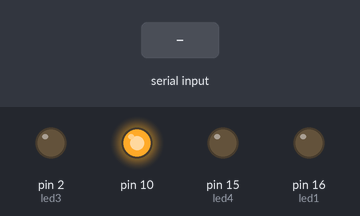
Simulated run of this sketch. Board: Arduino Uno, built with avr-gcc and run on an emulated ATmega328P. Shown: output pins drawn as LEDs (lit = HIGH). Dashed ring = blinking. The test bench sets the inputs (shaded band). What the sketch prints to the serial monitor is not drawn.

Above: at 1.2 s.
1.3 s: "C" received over Serial
At 2.61 s:
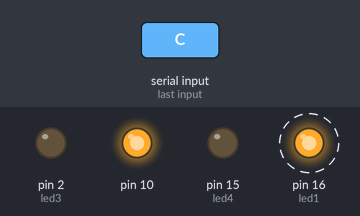
4.3 s: "G" received over Serial
At 6.5 s:
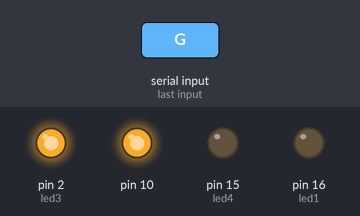
6.8 s: "A" received over Serial
At 8.9 s:
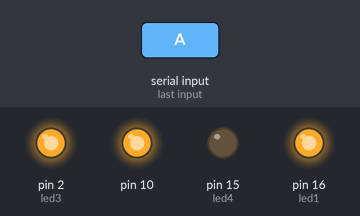
10.8 s: "B" received over Serial
At 12.6 s:
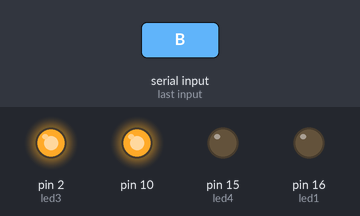
13.3 s: "H" received over Serial
At 14.7 s:
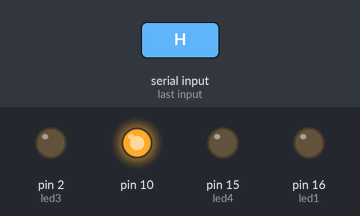
Timing chart, 0 to 16.3 s (numbered marks = the images above; inputs shaded):
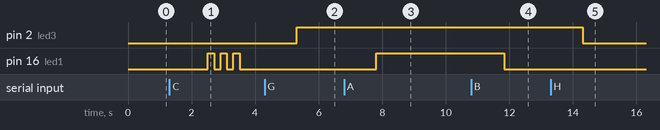

Measured:
- after the input at 1.3 s, pin 16 (led1): alternates HIGH for 0.20 s and LOW for 0.20 s, 6 changes in all, then stays LOW, starting after 1.2 s
- after the input at 4.3 s, pin 2 (led3): LOW → HIGH after 1.0 s
- after the input at 6.8 s, pin 16 (led1): LOW → HIGH after 1.0 s
- after the input at 10.8 s, pin 16 (led1): HIGH → LOW after 1.0 s
- after the input at 13.3 s, pin 2 (led3): HIGH → LOW after 1.0 s

The sketch:

CocoaNodeMCUServer.ino
```cpp
#include <SPI.h>
#include <MFRC522.h>

// PORTAS DO LEITOR RFID

//Pins para o NodeMCU (ver Arquivo DiagramaNodeMCU.docx)
#define SS_PIN 4   // Porta SDA
#define RST_PIN 5  // Porta RST

MFRC522 mfrc522(SS_PIN, RST_PIN);   // Create MFRC522 instance.

char st[20];

// LEDS. Somente 4 leds aqui por limitação de porta

const int led1 = 16; // Porta   D0
const int led2 = 0;  // Porta   D3
const int led3 = 02; // Porta   D4
const int led4 = 15;  // Porta   D8
// const int led5 = 9; // Porta   SD2
// const int led6 = 10; // Porta   SD3


void AcendeLed(int l)
{
  digitalWrite(l, 1);
  // server.send(200, "text/plain", "Acendendo led:" + String(l));
}

void ApagaLed(int l)
{
  digitalWrite(l, 0);
  // server.send(200, "text/plain", "Apagando led:" + String(l));
}
void PiscaLed(int l)
{
  // server.send(200, "text/plain", "Piscando led:" + String(l));

  digitalWrite(l, 0);
  delay(200);
  digitalWrite(l, 1);
  delay(200);
  digitalWrite(l, 0);
  delay(200);
  digitalWrite(l, 1);
  delay(200);
  digitalWrite(l, 0);
  delay(200);
  digitalWrite(l, 1);
  delay(200);
  digitalWrite(l, 0);
  delay(200);

}


// led1

void handleLed1Acende() {
  AcendeLed(led1);
  }

void handleLed1Apaga() {
  ApagaLed(led1);
    }

void handleLed1Pisca() {
  PiscaLed(led1);
  }

// led2

void handleLed2Acende() {
  AcendeLed(led2);
  }

void handleLed2Apaga() {
  ApagaLed(led2);
    }

void handleLed2Pisca() {
  PiscaLed(led2);
  }

// led3

void handleLed3Acende() {
  AcendeLed(led3);
  }

void handleLed3Apaga() {
  ApagaLed(led3);
    }

void handleLed3Pisca() {
  PiscaLed(led3);
  }

// led4

void handleLed4Acende() {
  AcendeLed(led4);
  }

void handleLed4Apaga() {
  ApagaLed(led4);
    }

void handleLed4Pisca() {
  PiscaLed(led4);
  }

// led5
/*
void handleLed5Acende() {
  AcendeLed(led5);
  }

void handleLed5Apaga() {
  ApagaLed(led5);
    }

void handleLed5Pisca() {
  PiscaLed(led5);
  }
*/
// led6
/*
void handleLed6Acende() {
  AcendeLed(led6);
  }

void handleLed6Apaga() {
  ApagaLed(led6);
    }

void handleLed6Pisca() {
  PiscaLed(led6);
  }
*/


void setup(void){


  // LEITOR RFID
  Serial.begin(9600);   // Inicia a serial
  SPI.begin();      // Inicia  SPI bus
  mfrc522.PCD_Init();   // Inicia MFRC522


  pinMode(led1, OUTPUT);
  pinMode(led2, OUTPUT);
  pinMode(led3, OUTPUT);
  pinMode(led4, OUTPUT);
  // pinMode(led5, OUTPUT);
  // pinMode(led6, OUTPUT);

  digitalWrite(led1, 0);
  digitalWrite(led2, 0);
  digitalWrite(led3, 0);
  digitalWrite(led4, 0);
  // digitalWrite(led5, 0);
  // digitalWrite(led6, 0);


/*
  server.on("/", handleRoot);

  // Led1
  server.on("/A", handleLed1Acende);
  server.on("/B", handleLed1Apaga);
  server.on("/C", handleLed1Pisca);

  // Led2
  server.on("/D", handleLed2Acende);
  server.on("/E", handleLed2Apaga);
  server.on("/F", handleLed2Pisca);

  // Led3
  server.on("/G", handleLed3Acende);
  server.on("/H", handleLed3Apaga);
  server.on("/I", handleLed3Pisca);

  // Led4
  server.on("/J", handleLed4Acende);
  server.on("/K", handleLed4Apaga);
  server.on("/L", handleLed4Pisca);

  // Led5
  /*
  server.on("/M", handleLed5Acende);
  server.on("/N", handleLed5Apaga);
  server.on("/O", handleLed5Pisca);
  */

  // Led6
  /*
  server.on("/P", handleLed6Acende);
  server.on("/Q", handleLed6Apaga);
  server.on("/R", handleLed6Pisca);
  */

  Serial.println("CoCoa Arduino server started!");
}

void loop(void){
  // Cuidas das requisições WEB
  // server.handleClient();

  // Cuida das chamadas vindas pela porta seria
  handleSerial();


  // Cuida do RDID
  handleRFID();

  delay(10);
}

void handleSerial()
{
  String receivedChar;

  if (Serial.available() > 0) {
    receivedChar = Serial.readString();

   // Led1
   if (receivedChar=="A")
      handleLed1Acende();
   if (receivedChar=="B")
      handleLed1Apaga();
   if (receivedChar=="C")
      handleLed1Pisca();

   // Led2
   if (receivedChar=="D")
      handleLed2Acende();
   if (receivedChar=="E")
      handleLed2Apaga();
   if (receivedChar=="F")
      handleLed2Pisca();

   // Led3
   if (receivedChar=="G")
      handleLed3Acende();
   if (receivedChar=="H")
      handleLed3Apaga();
   if (receivedChar=="I")
      handleLed3Pisca();

   // Led4
   if (receivedChar=="J")
      handleLed4Acende();
   if (receivedChar=="K")
      handleLed4Apaga();
   if (receivedChar=="L")
      handleLed4Pisca();


   // Serial.println("Recebido:" + receivedChar);


  }
}

void handleRFID()
{
  // Look for new cards
  if ( ! mfrc522.PICC_IsNewCardPresent())
  {
        // Serial.println("Sem cartão : ");
        return;
  }
  // Select one of the cards
  if ( ! mfrc522.PICC_ReadCardSerial())
  {
        // Serial.println("Err?");
        return;
  }
  //Mostra UID na serial
  // Serial.print("UID da tag :");
  String conteudo= "";
  byte letra;
  for (byte i = 0; i < mfrc522.uid.size; i++)
  {
     // Serial.print(mfrc522.uid.uidByte[i] < 0x10 ? " 0" : " ");
     // Serial.print(mfrc522.uid.uidByte[i], HEX);
     conteudo.concat(String(mfrc522.uid.uidByte[i] < 0x10 ? "0" : ""));
     conteudo.concat(String(mfrc522.uid.uidByte[i], HEX));
  }
  Serial.println(conteudo);
  // Serial.println();


}
```
